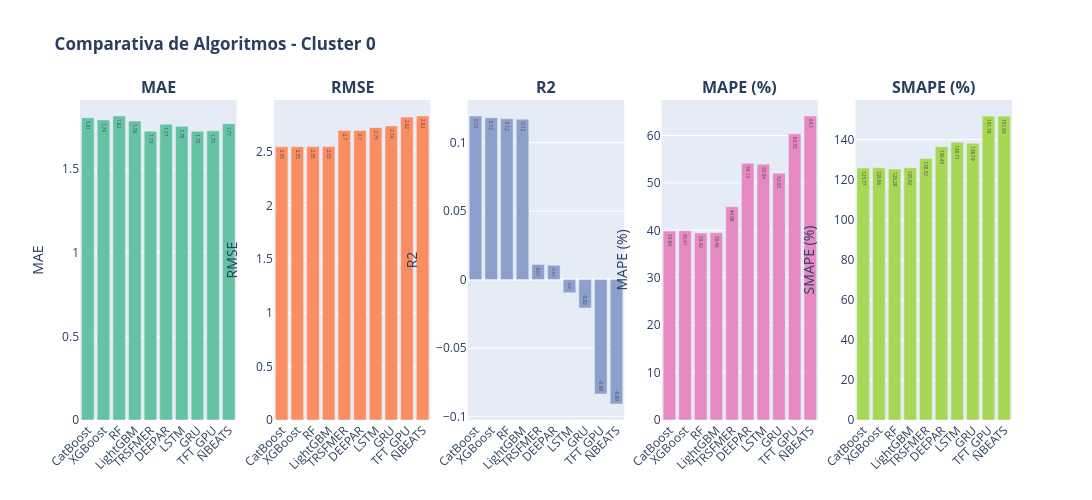
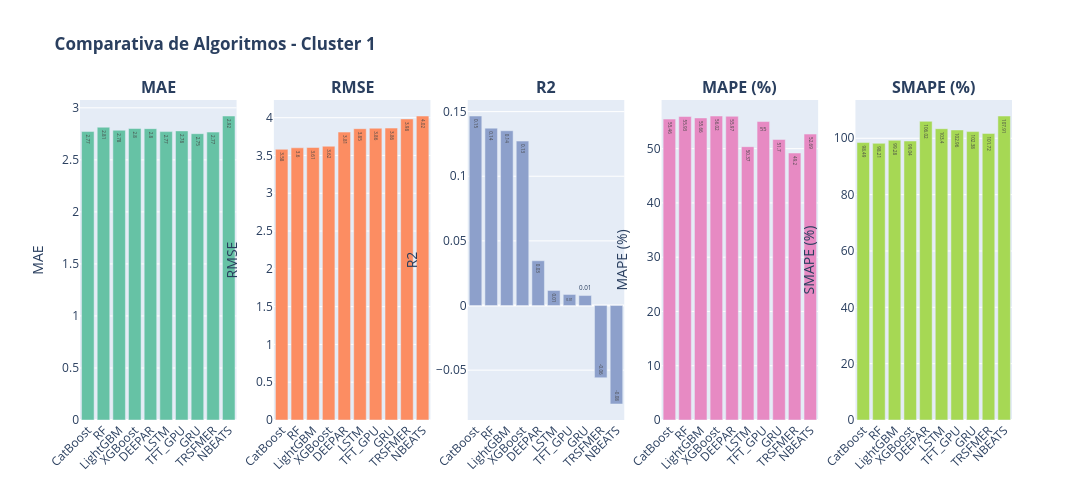

Notebook code for these charts, in order:
### Markdown cell above
# COMPRATIVA MODELOS POR CLUSTER

### Code cell
# ============================================================================
# GRÁFICOS POR CLUSTER - COMPARATIVA DE ALGORITMOS EN CADA CLUSTER
# ============================================================================

print("\n" + "="*100)
print("🎯 GRÁFICOS COMPARATIVOS POR CLUSTER")
print("="*100)

# Para cada cluster, crear gráficos de barras para comparar algoritmos
for cluster in clusters_unicos:
    df_cluster_data = df_por_cluster[df_por_cluster['Cluster'] == cluster].sort_values('RMSE')
    
    if len(df_cluster_data) == 0:
        continue
    
    print(f"\n📊 Generando gráficos para Cluster {int(cluster)}...")
    
    # Crear figura con subplots
    fig_cluster = make_subplots(
        rows=1, cols=len(METRICAS_COMPARACION),
        subplot_titles=[f"<b>{m}</b>" for m in METRICAS_COMPARACION]
    )
    
    for idx, metrica in enumerate(METRICAS_COMPARACION):
        col = idx + 1
        
        fig_cluster.add_trace(
            go.Bar(
                x=df_cluster_data['Algoritmo'],
                y=df_cluster_data[metrica],
                name=metrica,
                marker_color=colores[idx % len(colores)],
                text=df_cluster_data[metrica].round(2),
                textposition='auto',
                showlegend=False
            ),
            row=1, col=col
        )
        
        fig_cluster.update_yaxes(title_text=metrica, row=1, col=col)
        fig_cluster.update_xaxes(tickangle=-45, row=1, col=col)
    
    fig_cluster.update_layout(
        title_text=f"<b>Comparativa de Algoritmos - Cluster {int(cluster)}</b>",
        height=500,
        width=1600,
        showlegend=False
    )
    
    fig_cluster.show()

print("\n✅ Gráficos por cluster generados")

### Figure 1 — Plotly figure (JSON) as saved in the notebook; plotly's stock layout.template omitted (floating-point values rounded to 4 significant figures)
{"data": [{"marker": {"color": "rgb(102,194,165)"}, "name": "MAE", "showlegend": false, "text": [1.81, 1.79, 1.82, 1.79, 1.73, 1.77, 1.75, 1.72, 1.73, 1.77], "textposition": "auto", "type": "bar", "x": ["CatBoost", "XGBoost", "RF", "LightGBM", "TRSFMER", "DEEPAR", "LSTM", "GRU", "TFT_GPU", "NBEATS"], "xaxis": "x", "y": [1.806, 1.793, 1.816, 1.787, 1.726, 1.767, 1.754, 1.725, 1.728, 1.77], "yaxis": "y"}, {"marker": {"color": "rgb(252,141,98)"}, "name": "RMSE", "showlegend": false, "text": [2.55, 2.55, 2.55, 2.55, 2.7, 2.7, 2.73, 2.74, 2.82, 2.83], "textposition": "auto", "type": "bar", "x": ["CatBoost", "XGBoost", "RF", "LightGBM", "TRSFMER", "DEEPAR", "LSTM", "GRU", "TFT_GPU", "NBEATS"], "xaxis": "x2", "y": [2.546, 2.548, 2.549, 2.549, 2.698, 2.699, 2.726, 2.741, 2.824, 2.833], "yaxis": "y2"}, {"marker": {"color": "rgb(141,160,203)"}, "name": "R2", "showlegend": false, "text": [0.12, 0.12, 0.12, 0.12, 0.01, 0.01, -0.01, -0.02, -0.08, -0.09], "textposition": "auto", "type": "bar", "x": ["CatBoost", "XGBoost", "RF", "LightGBM", "TRSFMER", "DEEPAR", "LSTM", "GRU", "TFT_GPU", "NBEATS"], "xaxis": "x3", "y": [0.1193, 0.1181, 0.1173, 0.117, 0.011, 0.0104, -0.0096, -0.0207, -0.0834, -0.0907], "yaxis": "y3"}, {"marker": {"color": "rgb(231,138,195)"}, "name": "MAPE (%)", "showlegend": false, "text": [39.84, 39.91, 39.42, 39.46, 44.98, 54.13, 53.94, 52.03, 60.35, 64.1], "textposition": "auto", "type": "bar", "x": ["CatBoost", "XGBoost", "RF", "LightGBM", "TRSFMER", "DEEPAR", "LSTM", "GRU", "TFT_GPU", "NBEATS"], "xaxis": "x4", "y": [39.84, 39.91, 39.42, 39.46, 44.98, 54.13, 53.94, 52.03, 60.35, 64.1], "yaxis": "y4"}, {"marker": {"color": "rgb(166,216,84)"}, "name": "SMAPE (%)", "showlegend": false, "text": [125.8, 126.0, 125.3, 125.9, 130.5, 136.5, 138.7, 138.2, 151.8, 151.7], "textposition": "auto", "type": "bar", "x": ["CatBoost", "XGBoost", "RF", "LightGBM", "TRSFMER", "DEEPAR", "LSTM", "GRU", "TFT_GPU", "NBEATS"], "xaxis": "x5", "y": [125.8, 126.0, 125.3, 125.9, 130.5, 136.5, 138.7, 138.2, 151.8, 151.7], "yaxis": "y5"}], "layout": {"annotations": [{"font": {"size": 16}, "showarrow": false, "text": "<b>MAE</b>", "x": 0.084, "xanchor": "center", "xref": "paper", "y": 1, "yanchor": "bottom", "yref": "paper"}, {"font": {"size": 16}, "showarrow": false, "text": "<b>RMSE</b>", "x": 0.292, "xanchor": "center", "xref": "paper", "y": 1, "yanchor": "bottom", "yref": "paper"}, {"font": {"size": 16}, "showarrow": false, "text": "<b>R2</b>", "x": 0.5, "xanchor": "center", "xref": "paper", "y": 1, "yanchor": "bottom", "yref": "paper"}, {"font": {"size": 16}, "showarrow": false, "text": "<b>MAPE (%)</b>", "x": 0.708, "xanchor": "center", "xref": "paper", "y": 1, "yanchor": "bottom", "yref": "paper"}, {"font": {"size": 16}, "showarrow": false, "text": "<b>SMAPE (%)</b>", "x": 0.916, "xanchor": "center", "xref": "paper", "y": 1, "yanchor": "bottom", "yref": "paper"}], "height": 500, "showlegend": false, "title": {"text": "<b>Comparativa de Algoritmos - Cluster 0</b>"}, "width": 1600, "xaxis": {"anchor": "y", "domain": [0, 0.168], "tickangle": -45}, "xaxis2": {"anchor": "y2", "domain": [0.208, 0.376], "tickangle": -45}, "xaxis3": {"anchor": "y3", "domain": [0.416, 0.584], "tickangle": -45}, "xaxis4": {"anchor": "y4", "domain": [0.624, 0.792], "tickangle": -45}, "xaxis5": {"anchor": "y5", "domain": [0.832, 1], "tickangle": -45}, "yaxis": {"anchor": "x", "domain": [0, 1], "title": {"text": "MAE"}}, "yaxis2": {"anchor": "x2", "domain": [0, 1], "title": {"text": "RMSE"}}, "yaxis3": {"anchor": "x3", "domain": [0, 1], "title": {"text": "R2"}}, "yaxis4": {"anchor": "x4", "domain": [0, 1], "title": {"text": "MAPE (%)"}}, "yaxis5": {"anchor": "x5", "domain": [0, 1], "title": {"text": "SMAPE (%)"}}}}

### Figure 2 — Plotly figure (JSON) as saved in the notebook; plotly's stock layout.template omitted (floating-point values rounded to 4 significant figures)
{"data": [{"marker": {"color": "rgb(102,194,165)"}, "name": "MAE", "showlegend": false, "text": [2.77, 2.81, 2.78, 2.8, 2.8, 2.77, 2.78, 2.75, 2.77, 2.92], "textposition": "auto", "type": "bar", "x": ["CatBoost", "RF", "LightGBM", "XGBoost", "DEEPAR", "LSTM", "TFT_GPU", "GRU", "TRSFMER", "NBEATS"], "xaxis": "x", "y": [2.772, 2.813, 2.784, 2.801, 2.8, 2.771, 2.778, 2.751, 2.767, 2.921], "yaxis": "y"}, {"marker": {"color": "rgb(252,141,98)"}, "name": "RMSE", "showlegend": false, "text": [3.58, 3.6, 3.61, 3.62, 3.81, 3.85, 3.86, 3.86, 3.98, 4.02], "textposition": "auto", "type": "bar", "x": ["CatBoost", "RF", "LightGBM", "XGBoost", "DEEPAR", "LSTM", "TFT_GPU", "GRU", "TRSFMER", "NBEATS"], "xaxis": "x2", "y": [3.582, 3.602, 3.606, 3.623, 3.81, 3.855, 3.861, 3.862, 3.984, 4.022], "yaxis": "y2"}, {"marker": {"color": "rgb(141,160,203)"}, "name": "R2", "showlegend": false, "text": [0.15, 0.14, 0.14, 0.13, 0.03, 0.01, 0.01, 0.01, -0.06, -0.08], "textposition": "auto", "type": "bar", "x": ["CatBoost", "RF", "LightGBM", "XGBoost", "DEEPAR", "LSTM", "TFT_GPU", "GRU", "TRSFMER", "NBEATS"], "xaxis": "x3", "y": [0.1466, 0.1372, 0.1352, 0.1272, 0.0346, 0.0117, 0.0086, 0.0077, -0.0559, -0.0762], "yaxis": "y3"}, {"marker": {"color": "rgb(231,138,195)"}, "name": "MAPE (%)", "showlegend": false, "text": [55.46, 55.93, 55.66, 56.02, 55.97, 50.37, 55.0, 51.7, 49.2, 52.69], "textposition": "auto", "type": "bar", "x": ["CatBoost", "RF", "LightGBM", "XGBoost", "DEEPAR", "LSTM", "TFT_GPU", "GRU", "TRSFMER", "NBEATS"], "xaxis": "x4", "y": [55.46, 55.93, 55.66, 56.02, 55.97, 50.37, 55.0, 51.7, 49.2, 52.69], "yaxis": "y4"}, {"marker": {"color": "rgb(166,216,84)"}, "name": "SMAPE (%)", "showlegend": false, "text": [98.49, 98.21, 99.28, 99.04, 106.0, 103.4, 103.0, 102.4, 101.7, 107.9], "textposition": "auto", "type": "bar", "x": ["CatBoost", "RF", "LightGBM", "XGBoost", "DEEPAR", "LSTM", "TFT_GPU", "GRU", "TRSFMER", "NBEATS"], "xaxis": "x5", "y": [98.49, 98.21, 99.28, 99.04, 106.0, 103.4, 103.0, 102.4, 101.7, 107.9], "yaxis": "y5"}], "layout": {"annotations": [{"font": {"size": 16}, "showarrow": false, "text": "<b>MAE</b>", "x": 0.084, "xanchor": "center", "xref": "paper", "y": 1, "yanchor": "bottom", "yref": "paper"}, {"font": {"size": 16}, "showarrow": false, "text": "<b>RMSE</b>", "x": 0.292, "xanchor": "center", "xref": "paper", "y": 1, "yanchor": "bottom", "yref": "paper"}, {"font": {"size": 16}, "showarrow": false, "text": "<b>R2</b>", "x": 0.5, "xanchor": "center", "xref": "paper", "y": 1, "yanchor": "bottom", "yref": "paper"}, {"font": {"size": 16}, "showarrow": false, "text": "<b>MAPE (%)</b>", "x": 0.708, "xanchor": "center", "xref": "paper", "y": 1, "yanchor": "bottom", "yref": "paper"}, {"font": {"size": 16}, "showarrow": false, "text": "<b>SMAPE (%)</b>", "x": 0.916, "xanchor": "center", "xref": "paper", "y": 1, "yanchor": "bottom", "yref": "paper"}], "height": 500, "showlegend": false, "title": {"text": "<b>Comparativa de Algoritmos - Cluster 1</b>"}, "width": 1600, "xaxis": {"anchor": "y", "domain": [0, 0.168], "tickangle": -45}, "xaxis2": {"anchor": "y2", "domain": [0.208, 0.376], "tickangle": -45}, "xaxis3": {"anchor": "y3", "domain": [0.416, 0.584], "tickangle": -45}, "xaxis4": {"anchor": "y4", "domain": [0.624, 0.792], "tickangle": -45}, "xaxis5": {"anchor": "y5", "domain": [0.832, 1], "tickangle": -45}, "yaxis": {"anchor": "x", "domain": [0, 1], "title": {"text": "MAE"}}, "yaxis2": {"anchor": "x2", "domain": [0, 1], "title": {"text": "RMSE"}}, "yaxis3": {"anchor": "x3", "domain": [0, 1], "title": {"text": "R2"}}, "yaxis4": {"anchor": "x4", "domain": [0, 1], "title": {"text": "MAPE (%)"}}, "yaxis5": {"anchor": "x5", "domain": [0, 1], "title": {"text": "SMAPE (%)"}}}}
